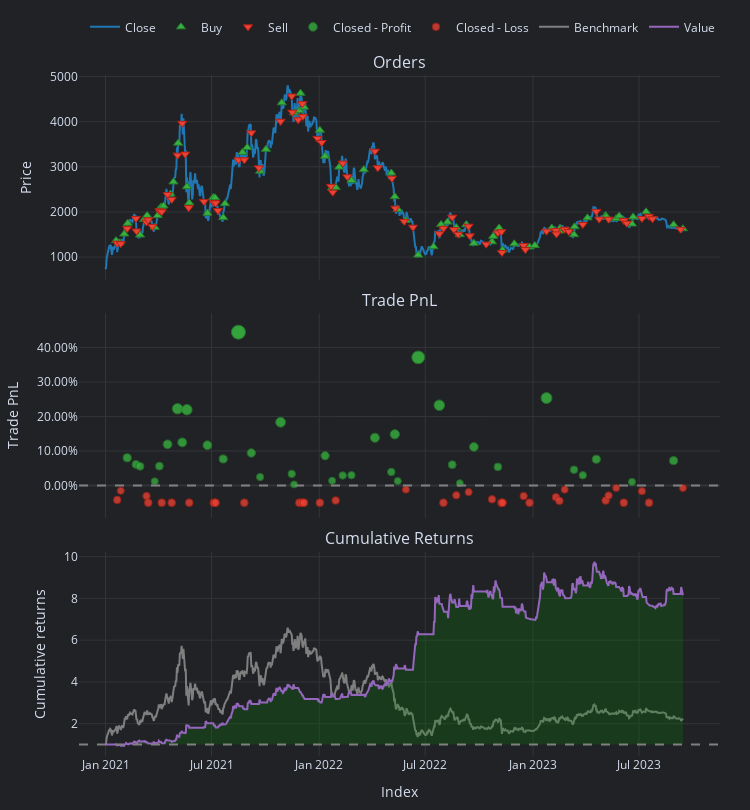

This figure's notebook cell:
### Markdown cell above
## Sometimes the following cell crashes the kernel if so read below

### Code cell
pf = vbt.Portfolio.from_signals(
    eth['Close'],
    entries = entries,
    exits = exits,
    short_entries = short_entries,
    short_exits = short_exits,
    freq = '1D',
    # tp_stop=0.1,
    # tsl_th = 0.10,
    tsl_stop=0.05,
    # sl_stop=0.10,

)
pf.stats()
pf.plot().show()
